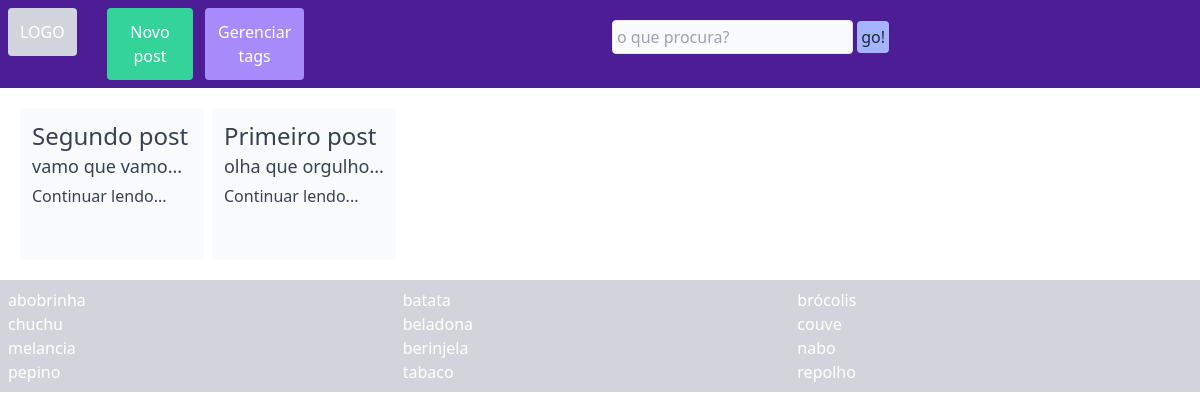
The app's page /, older data.
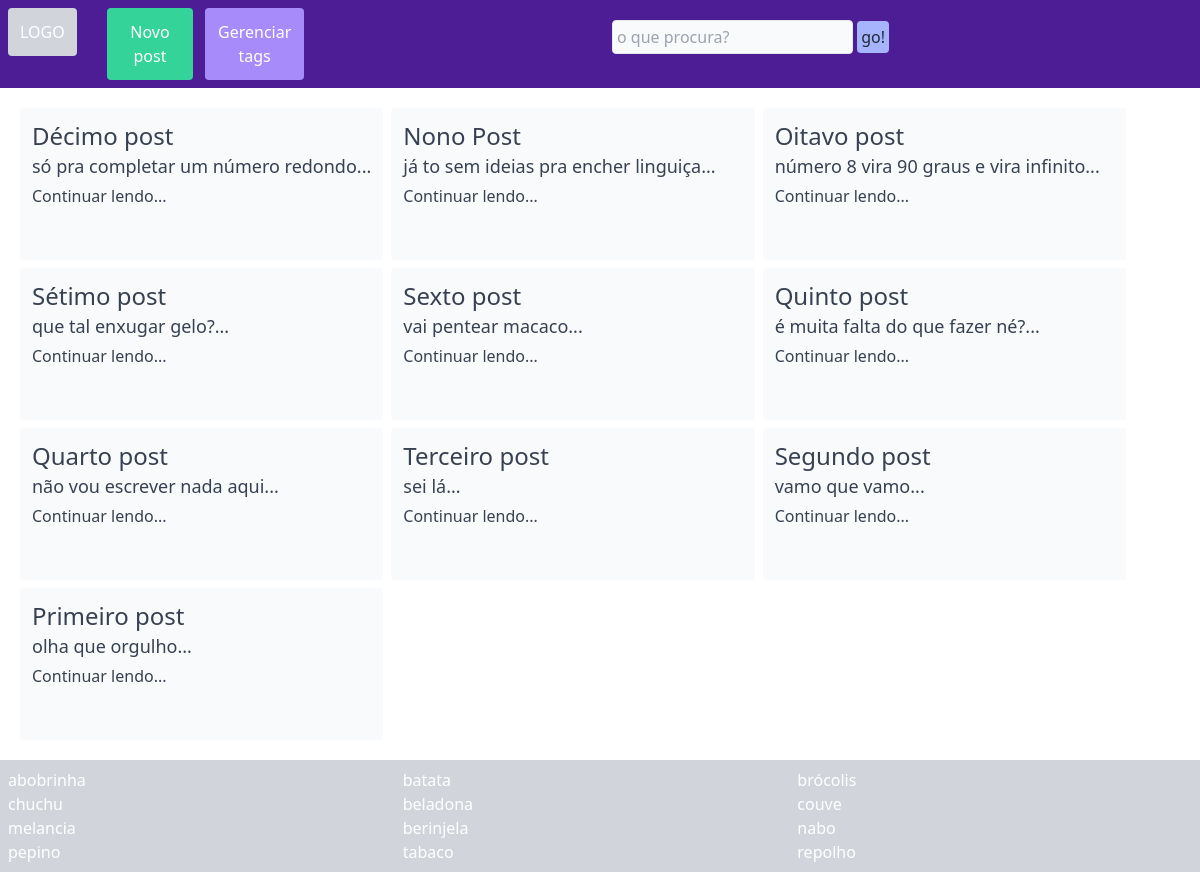
The same page, newer data.
### posts/models.py (models this page shows, shortened)
class Post(models.Model):
    titulo = models.CharField(max_length=200)
    corpo = models.TextField()
    publicado = models.DateTimeField('Publicado em', auto_now_add=True)
    atualizado = models.DateTimeField('Atualizado em', auto_now=True)
    class Meta:
        ordering = ['titulo']

### posts/views.py (the view)
# urls.py: path('', views.read, name='index'),
def read(request, post=0):
    if post:
        post = get_object_or_404(Post, pk=post)
        return render(request, 'post.html', {'post': post})
    else:
        ultimos_posts = Post.objects.order_by('-publicado')
        postagens = {'ultimos_posts': ultimos_posts,}
        return render(request, 'index.html', postagens)

### posts/templates/index.html
{% extends 'base.html' %}
    {% block corpo %}
    {% if ultimos_posts %}
    <ul class="text-gray-700 m-2 grid grid-cols-3">
    {% for post in ultimos_posts %}
        <li class="rounded p-3 bg-gray-50 m-1">
            <div class="grid grid-rows-2">
                <a href="{% url 'post' post.id %}" class="grid grid-rows-2">
                    <span class="text-2xl hover:text-gray-400">{{ post.titulo }}</span>
                    <span class="text-lg">{{ post.corpo|slice:":100" }}...</span>
                </a>
                <div class="flex flex-wrap">
                    Continuar lendo...
                </div>
            </div>
        </li>
    {% endfor %}
    </ul>
    {% else %}
    <p>Nenhum post</p>
    {% endif %}
    {% endblock corpo %}

Row changes from the older to the newer data that the page shows:
added Post: titulo "Décimo post", corpo "só pra completar um número redondo"
added Post: titulo "Nono Post", corpo "já to sem ideias pra encher linguiça"
added Post: titulo "Oitavo post", corpo "número 8 vira 90 graus e vira infinito"
added Post: titulo "Sétimo post", corpo "que tal enxugar gelo?"
added Post: titulo "Sexto post", corpo "vai pentear macaco"
added Post: titulo "Quinto post", corpo "é muita falta do que fazer né?"
added Post: titulo "Quarto post", corpo "não vou escrever nada aqui"
added Post: titulo "Terceiro post", corpo "sei lá"
